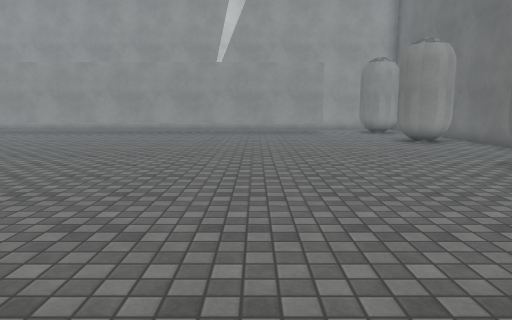
[1] (above)

24 first-person views from a walk through a Unity game level. The camera is 1.3 m above the floor, tilts 8° down and sees 70° across. The floor is counted in squares, 1 m on a side. Each view is taken from the middle of a square. On the plan, view 1 faces up. The plan holds only what a view shows up to about 15 squares ahead; the rest is blank. Some animated figures are not drawn. Surface patterns are stand-ins for the level's own textures.

[2]
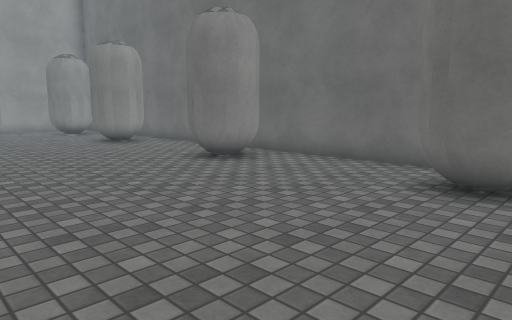

[3]
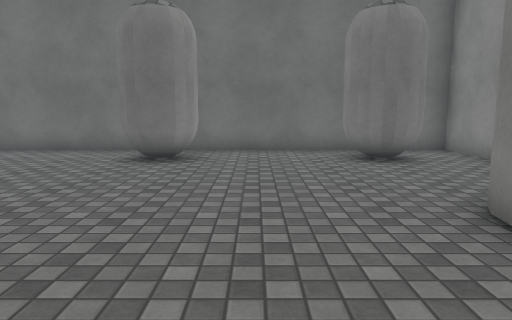

[4]
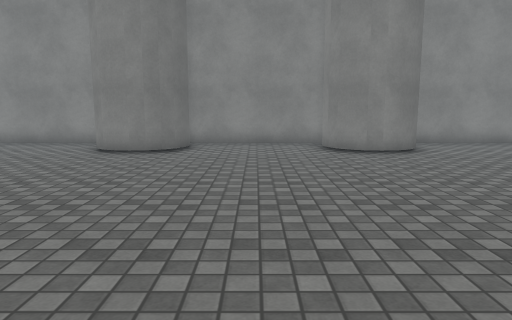

[5]
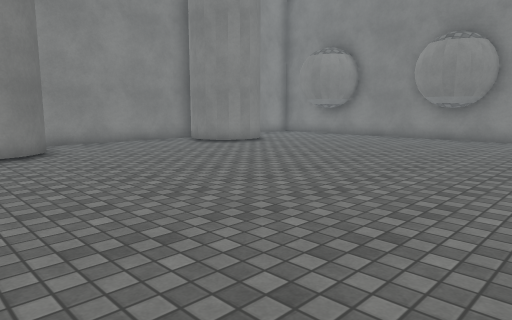

[6]
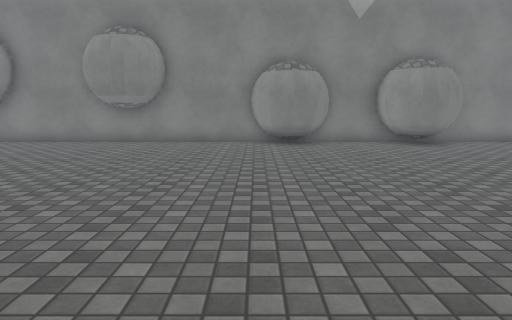

[7]
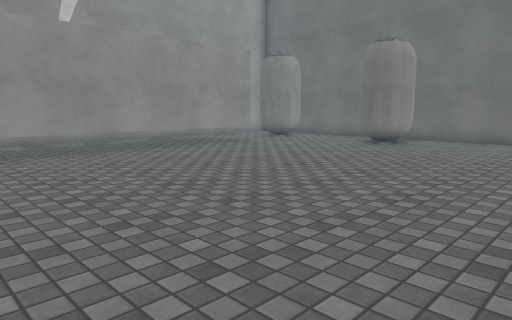

[8]
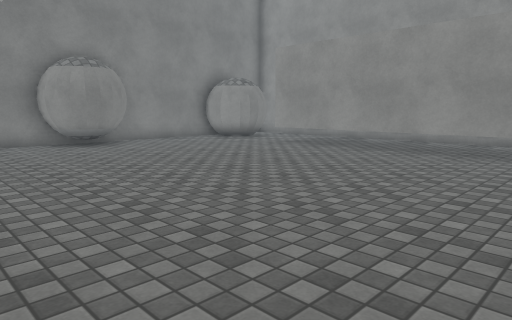

[9]
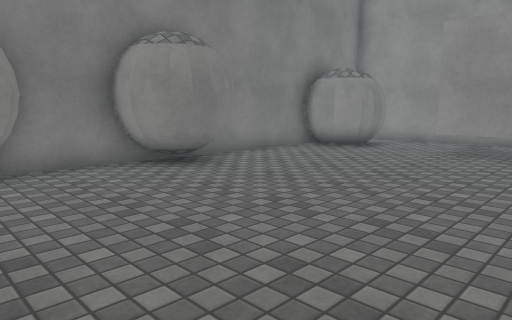

[10]
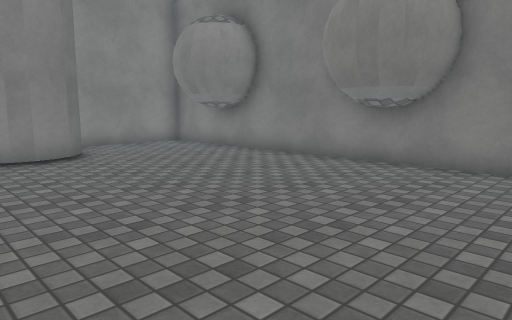

[11]
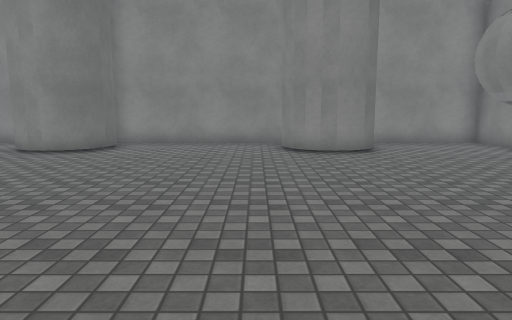

[12]
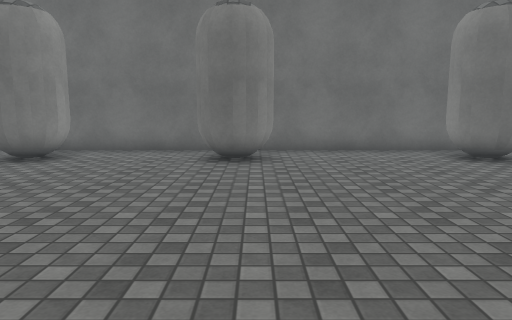

[13]
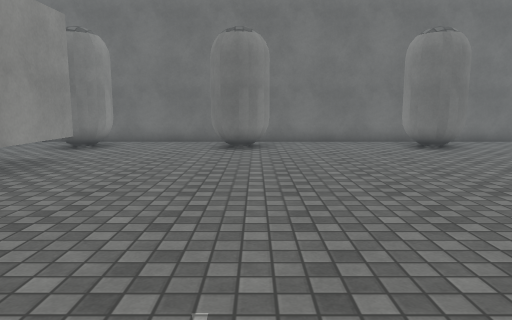

[14]
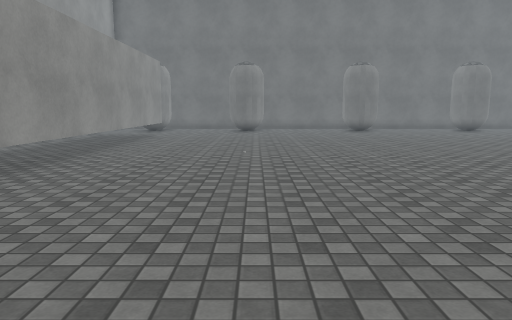

[15]
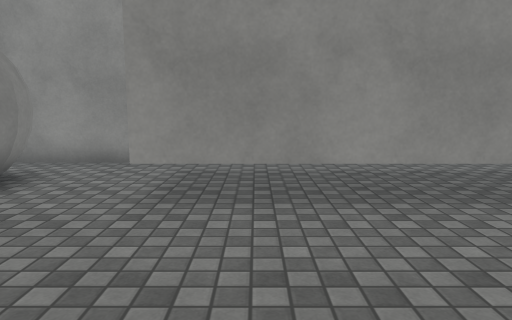

[16]
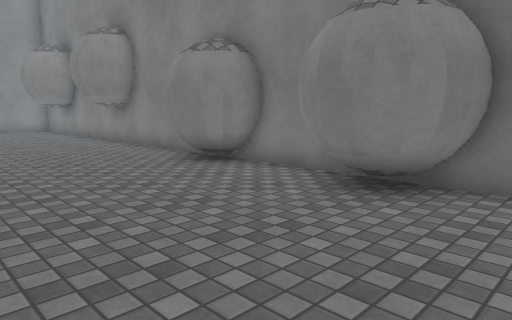

[17]
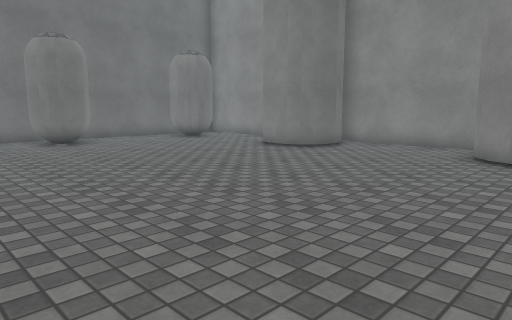

[18]
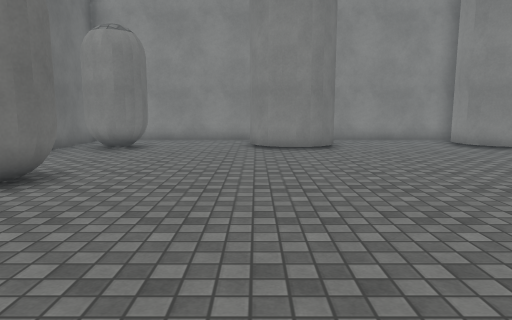

[19]
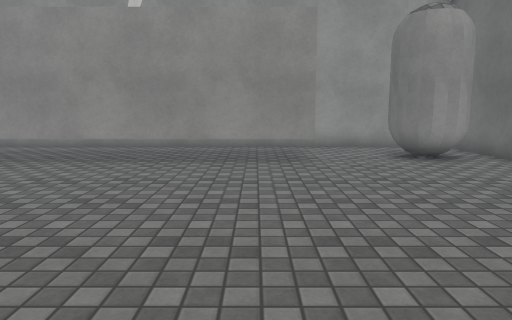

[20]
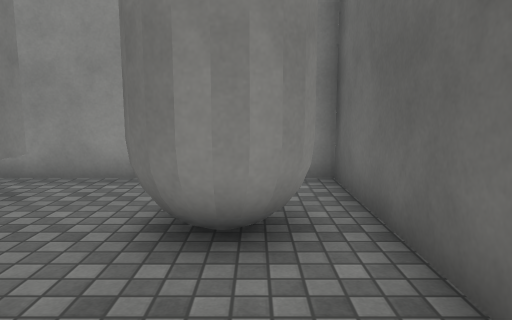

[21]
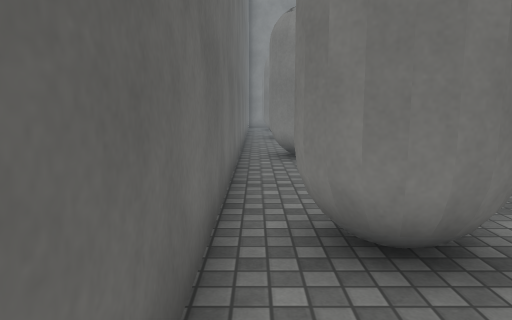

[22]
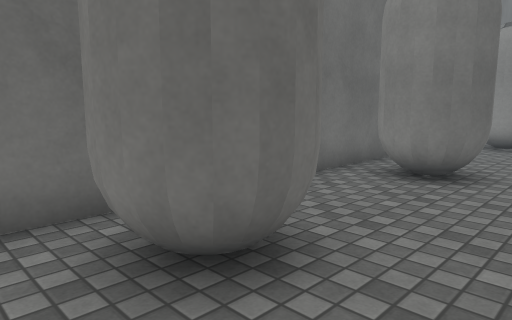

[23]
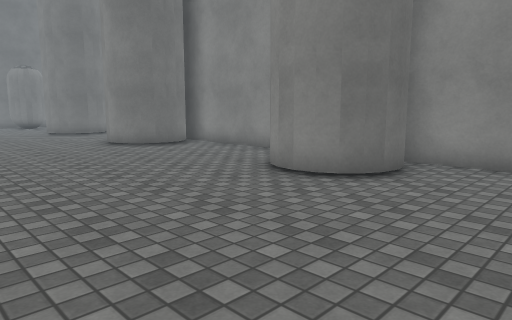

[24]
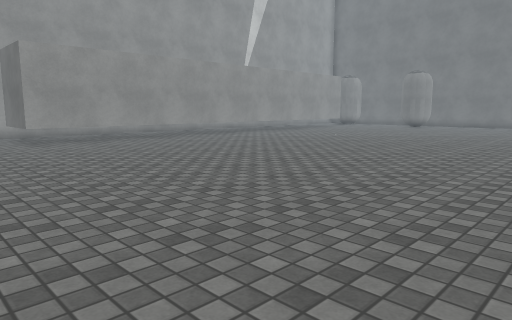

### Floor plan
Key: @ floor where view 1 was taken; # wall or solid block; . floor; C capsule.
Columns run from 22 left of view 1 to 9 right of it. Each row starts with its distance up from view 1.
 23  ######                  #######
 22   ....#                  #.....#
 21    #.##                  #..CC.#
 20    #.#                   #..CCC#
 19 ####.#####################..CC.#
 18 #..............................#
 17 #..............................#
 16 #..............................#
 15 ##..........................CCC#
 14 ###.........................CC.#
 13  ##............................#
 12 ###............................#
 11 #..............................#
 10 ##.............................#
  9  ##.........................CC.#
  8  ##.........................CCC#
  7 ##..........................CC.#
  6 #..............................#
  5 #..............................#
  4 #..............................#
  3 ##.............................#
  2 ##..........................CC #
  1 ##..........................CC.#
  0 #.....................@........#
 -1 #..............................#
 -2 #..............................#
 -3 ##...........................C.#
 -4 ##....###.....###.....###...CCC#
 -5 #....## #.....###.....###...C .#
 -6 #....#  #.....# #.....# #......#
 -7 ######  ####### ####### ########

Where each view was taken, in squares from view 1:
view 1: 0 up, 0 right, facing up
view 2: 0 up, 0 right, facing up-right
view 3: 1 down, 3 left, facing right
view 4: 7 up, 3 left, facing down
view 5: 7 up, 5 left, facing down-left
view 6: 7 up, 7 left, facing left
view 7: 8 up, 7 left, facing up-right
view 8: 8 up, 7 left, facing up-left
view 9: 8 up, 13 left, facing up-left
view 10: 6 up, 13 left, facing down-left
view 11: 7 up, 13 left, facing down
view 12: 14 up, 3 left, facing right
view 13: 14 up, 6 left, facing right
view 14: 14 up, 15 left, facing right
view 15: 14 up, 15 left, facing up
view 16: 16 up, 15 left, facing down-left
view 17: 6 up, 8 left, facing down-right
view 18: 8 up, 2 right, facing down
view 19: 10 up, 2 right, facing up
view 20: 16 up, 7 right, facing up
view 21: 18 up, 8 right, facing down
view 22: 22 up, 4 right, facing down-right
view 23: 2 up, 20 left, facing down-right
view 24: 4 up, 20 left, facing up-right
